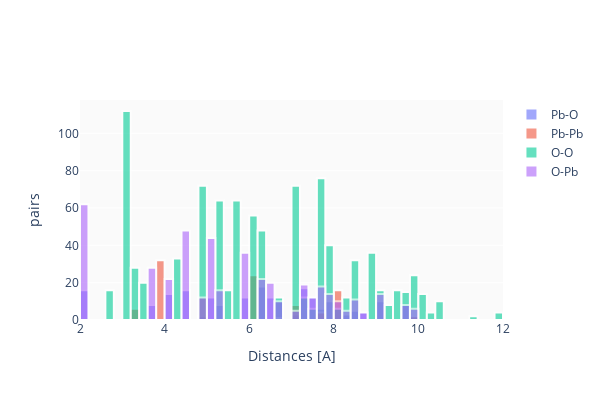

Notebook code cell kept with this figure:
### Markdown cell above
## Plot histogram

### Code cell
cluster.get_pairs()
cluster.plot_hist(plot_engine="plotly")

### Figure 1 — Plotly figure (JSON) as saved in the notebook; plotly's stock layout.template omitted (floating-point values rounded to 4 significant figures; data arrays with more than 128 entries replaced by an {"elided": "..."} marker saying what was removed)
{"data": [{"marker": {"line": {"color": "white", "width": 2}}, "name": "Pb-O", "opacity": 0.6, "type": "histogram", "x": {"elided": "214 float values"}, "xbins": {"size": 0.2}}, {"marker": {"line": {"color": "white", "width": 2}}, "name": "Pb-Pb", "opacity": 0.6, "type": "histogram", "x": [3.39, 4.96, 3.895, 6.008, 4.96, 3.895, 6.008, 3.895, 7.014, 3.895, 7.791, 6.177, 8.024, 8.024, 6.008, 3.895, 4.96, 6.008, 3.895, 4.96, 6.177, 7.791, 3.895, 7.014, 3.895, 8.024, 8.024, 3.895, 3.39, 7.014, 8.024, 7.791, 3.895, 4.96, 3.895, 6.008, 6.177, 3.895, 8.024, 3.895, 8.024, 7.014, 8.024, 6.008, 8.024, 4.96, 8.024, 6.008, 7.014, 9.92, 7.791, 8.024, 7.014, 6.177, 6.008, 3.895, 4.96, 3.895, 3.895, 8.024, 3.895, 3.39, 3.895, 4.96, 3.895, 6.008, 6.177, 8.024, 3.895, 3.895, 6.008, 8.024, 4.96, 8.024, 6.008, 9.92, 7.014, 6.177, 6.008, 3.895, 4.96, 3.895, 8.024, 3.895, 3.895, 3.39, 6.177, 6.78, 6.008, 6.008, 3.895, 3.39, 6.177, 3.895, 3.895, 3.895, 3.39, 4.96, 4.96, 3.895, 3.895, 3.895, 6.008, 6.008, 7.014], "xbins": {"size": 0.2}}, {"marker": {"line": {"color": "white", "width": 2}}, "name": "O-O", "opacity": 0.6, "type": "histogram", "x": {"elided": "946 float values"}, "xbins": {"size": 0.2}}, {"marker": {"line": {"color": "white", "width": 2}}, "name": "O-Pb", "opacity": 0.6, "type": "histogram", "x": {"elided": "446 float values"}, "xbins": {"size": 0.2}}], "layout": {"barmode": "overlay", "height": 400, "plot_bgcolor": "rgba(0.02,0.02,0.02,0.02)", "width": 600, "xaxis": {"tickmode": "auto", "title": {"text": "Distances [A]"}}, "yaxis": {"title": {"text": "pairs"}}}}
